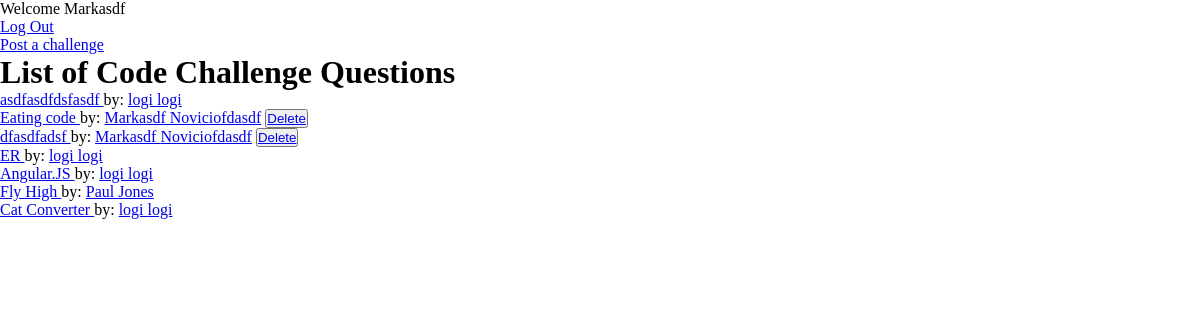
/post_challenge/challenges (signed in), run on the app's committed database.
### login_app/models.py (models this page shows, shortened)
class User(models.Model):
    first_name = models.CharField(max_length=40)
    last_name = models.CharField(max_length=40)
    email = models.EmailField(max_length=100, unique = True)
    password = models.CharField(max_length=100)
    created_at = models.DateTimeField(auto_now_add = True)
    updated_at = models.DateTimeField(auto_now = True)
    objects = UserManager()

### j_schatz_app/models.py (models this page shows, shortened)
class CodeChallenge(models.Model):
    publisher = models.ForeignKey(User, related_name='codechallenges', on_delete=models.CASCADE)
    title = models.CharField(max_length = 50)
    challenge_question = models.TextField()
    created_at = models.DateTimeField(auto_now_add = True)
    updated_at = models.DateTimeField(auto_now = True)
    objects = CodeChallengeManager()

### j_schatz_app/views.py (the view)
# urls.py: path('post_challenge/challenges', views.challenge),
def challenge(request):
    context = {
        "challenges": CodeChallenge.objects.all(),
        "user": User.objects.get(id = request.session['user_id'])
    }
    return render(request, 'challenges.html', context)

### j_schatz_app/templates/challenges.html (shortened to what this page needs)
<!DOCTYPE html>
<html lang="en">
<head>
    {% load static %}
    <link
      rel="stylesheet"
      type="text/css"
      href="{% static '../static/main.css' %}"
    />
</head>
<body>
    <p>Welcome {{user.first_name}}</p>
    <a href="/user/logout">Log Out</a>
    <div><a href= '/success'>Post a challenge</a></div>
    <h1> List of Code Challenge Questions </h1>
    {% for challenge in challenges %}
    <ul>
        <li>
            <p><a href="/post_challenge/coding_challenges/{{challenge.id}}">{{challenge.title}} </a>
                by: <a href="/post_challenge/challenge_publisher/{{challenge.publisher.id}}">{{challenge.publisher.first_name}} {{challenge.publisher.last_name}}</a>
                {% if request.session.user_id == challenge.publisher.id %}
                <button><a href="/post_challenge/coding_challenges/{{challenge.id}}/delete">Delete</a></button>
                {% endif %}
            </p>
        </li>
    </ul>
    {% endfor %}
</body>

### login_app/static/main.css (style rules this page uses)
* { margin: 0; padding:0; }

### data on the page
User: first_name "Markasdf"
CodeChallenge: title "asdfasdfdsfasdf", publisher.first_name "logi", publisher.last_name "logi"
CodeChallenge: title "Eating code", publisher.first_name "Markasdf", publisher.last_name "Noviciofdasdf"
CodeChallenge: title "dfasdfadsf", publisher.first_name "Markasdf", publisher.last_name "Noviciofdasdf"
CodeChallenge: title "ER", publisher.first_name "logi", publisher.last_name "logi"
CodeChallenge: title "Angular.JS", publisher.first_name "logi", publisher.last_name "logi"
CodeChallenge: title "Fly High", publisher.first_name "Paul", publisher.last_name "Jones"
CodeChallenge: title "Cat Converter", publisher.first_name "logi", publisher.last_name "logi"
